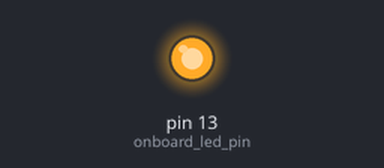
Bench run of a sketch on a simulated Arduino Uno, built with avr-gcc and run on an emulated ATmega328P. Parts: output pins drawn as LEDs (lit = HIGH). What the sketch prints to the serial monitor is not drawn.

Above: at 0.3 s.
Timing chart, 0 to 2.0 s (numbered marks = the images above):
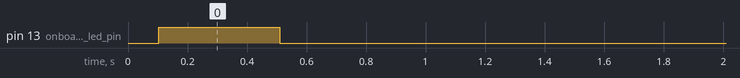

The sketch:

radioRelay.ino
```cpp
// read RC PWM input, send to serial
#define EI_ARDUINO_INTERRUPTED_PIN
#include <EnableInterrupt.h>
uint8_t rc_in_pinno[] = {4, 5}; // CH0(throttle),1(flap)
volatile int rc_in_val[2] = {0};
volatile unsigned long rc_rising_ts[2] = {0};

//note: measured dutycycle for futaba FHSS 13564us, 73Hz
void rc_in_callback() {
  unsigned long timestamp = micros();
  int channel = -1;
  switch (arduinoInterruptedPin) {
    case 4 : channel = 0; break;
    case 5 : channel = 1; break;
    default : break;
  }
  if (channel == -1) {
    return;
  }
  if (digitalRead(arduinoInterruptedPin) == HIGH) {
    rc_rising_ts[channel] = timestamp;
  } else {
    rc_in_val[channel] = timestamp - rc_rising_ts[channel];
  }

}

int onboard_led_pin = 13;
bool flag_signal_loss = true;
void setup() {
  Serial.begin(115200);
  pinMode(onboard_led_pin,OUTPUT);
  digitalWrite(onboard_led_pin,LOW);
  while (!Serial);

  for (int i = 0; i < sizeof(rc_in_pinno) / sizeof(uint8_t);  i++) {
    pinMode(rc_in_pinno[i], INPUT);
    enableInterrupt( rc_in_pinno[i], rc_in_callback, CHANGE);
  }
}
unsigned long last_serial_ts = 0;
void loop(){
  //block -- loss of signal
  static int loss_of_signal_freq = 10;
  static unsigned long loss_of_signal_ts = millis();
  if ( (millis() - loss_of_signal_ts) > (unsigned long) (1000 / float(loss_of_signal_freq)) ) {
    loss_of_signal_ts = millis();

    // detect loss of signal (works with FHSS on a channel without fail safe enabled
    unsigned long us_since_last_rc_in = micros() - rc_rising_ts[0];
    // 0.5s
    if (us_since_last_rc_in > 500000) {
      digitalWrite(onboard_led_pin,LOW);
      flag_signal_loss = true;
    } else if(flag_signal_loss){
      flag_signal_loss = false;
      digitalWrite(onboard_led_pin,HIGH);
    }
  }
  // block ---
  // this gives 300Hz output rate
  while ((micros()-last_serial_ts)<1860) {;}

  if (true) {
      last_serial_ts = micros();
      Serial.print("#");
      //Serial.print(millis());
      //Serial.print(",");
      Serial.print(rc_in_val[0]);
      Serial.print(",");
      Serial.println(rc_in_val[1]);
  }
}
```

Measured:
- by itself, pin 13 (onboard_led_pin): LOW → HIGH at 0.10 s, → LOW 0.41 s later
